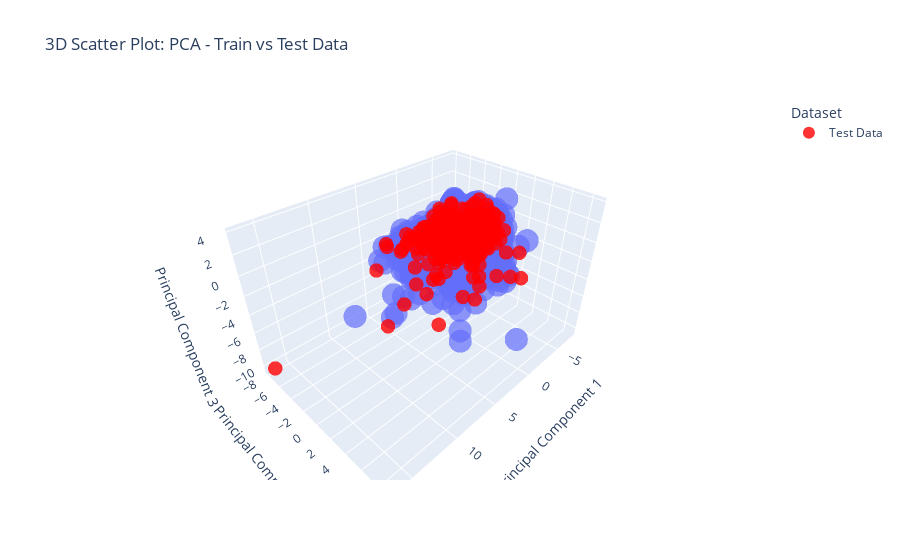

Notebook cell for this chart:
### Code cell
# Ensure X_train_pca and X_test_pca are NumPy arrays or DataFrames
# Convert to NumPy arrays if necessary
X_train_pca = np.array(X_train_pca) if not isinstance(X_train_pca, np.ndarray) else X_train_pca
X_test_pca = np.array(X_test_pca) if not isinstance(X_test_pca, np.ndarray) else X_test_pca

# Check the shapes of the arrays to ensure compatibility
print("X_train_pca shape:", X_train_pca.shape)
print("X_test_pca shape:", X_test_pca.shape)

# Create a 3D scatter plot for the training data
fig = px.scatter_3d(
    x=X_train_pca[:, 0],  # First principal component
    y=X_train_pca[:, 1],  # Second principal component
    z=X_train_pca[:, 2],  # Third principal component
    title="3D Scatter Plot: PCA - Train vs Test Data",
    labels={"x": "Principal Component 1", "y": "Principal Component 2", "z": "Principal Component 3"},
    opacity=0.7  # Transparency for better visualization
)

# Add test data to the plot as a new trace
fig.add_trace(
    go.Scatter3d(
        x=X_test_pca[:, 0],  # First principal component
        y=X_test_pca[:, 1],  # Second principal component
        z=X_test_pca[:, 2],  # Third principal component
        mode="markers",
        name="Test Data",
        marker=dict(size=5, color="red", opacity=0.8)  # Customize marker appearance
    )
)

# Update layout for clarity
fig.update_layout(
    scene=dict(
        xaxis_title="Principal Component 1",
        yaxis_title="Principal Component 2",
        zaxis_title="Principal Component 3"
    ),
    legend=dict(
        title="Dataset",
        itemsizing="constant"
    )
)

# Render the plot
fig.show()

### Figure 1 — Plotly figure (JSON) as saved in the notebook; plotly's stock layout.template omitted (floating-point values rounded to 4 significant figures; data arrays with more than 128 entries replaced by an {"elided": "..."} marker saying what was removed)
{"data": [{"hovertemplate": "Principal Component 1=%{x}<br>Principal Component 2=%{y}<br>Principal Component 3=%{z}<extra></extra>", "legendgroup": "", "marker": {"color": "#636efa", "opacity": 0.7, "symbol": "circle"}, "mode": "markers", "name": "", "scene": "scene", "showlegend": false, "type": "scatter3d", "x": {"elided": "1168 float values"}, "y": {"elided": "1168 float values"}, "z": {"elided": "1168 float values"}}, {"marker": {"color": "red", "opacity": 0.8, "size": 5}, "mode": "markers", "name": "Test Data", "type": "scatter3d", "x": {"elided": "292 float values"}, "y": {"elided": "292 float values"}, "z": {"elided": "292 float values"}}], "layout": {"legend": {"itemsizing": "constant", "title": {"text": "Dataset"}, "tracegroupgap": 0}, "scene": {"domain": {"x": [0, 1], "y": [0, 1]}, "xaxis": {"title": {"text": "Principal Component 1"}}, "yaxis": {"title": {"text": "Principal Component 2"}}, "zaxis": {"title": {"text": "Principal Component 3"}}}, "title": {"text": "3D Scatter Plot: PCA - Train vs Test Data"}}}
